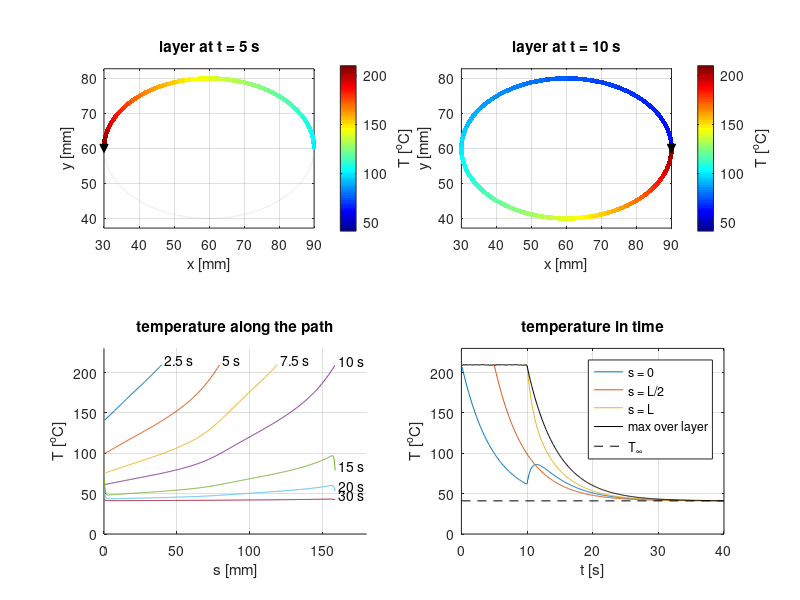
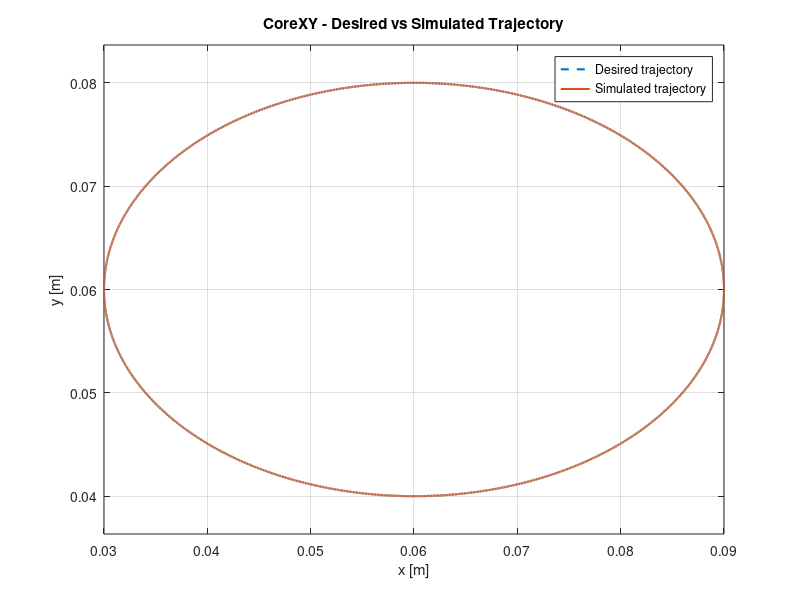
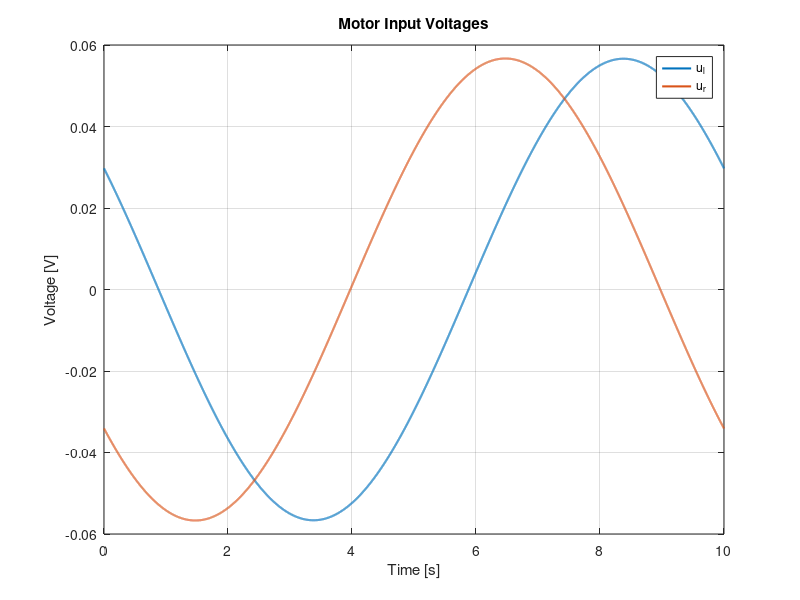
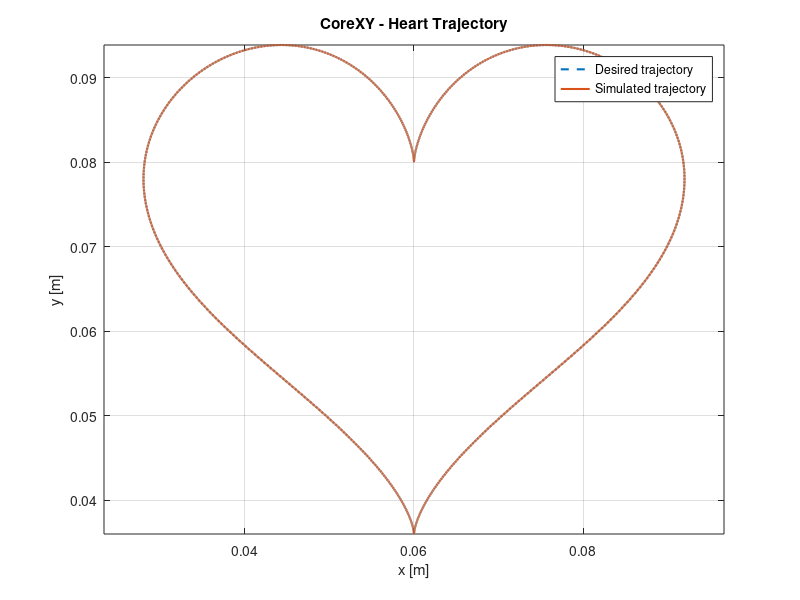

The MATLAB script that drew these images, in order: (Note: this script raises an error after producing the figures.)
%% Mini project 2026/27 - Modelling of Dynamical Systems

% Stefano Vitalini Sacconi & Giovanni Masetti

clear; clc; close all;

%% Q1.4 - DRAWING SHAPES

% Parameters
m = 0.3; % Tool head mass [kg]
rm = 0.025; % Motor pulley radius [m]
Jm = 2e-5; % Motor rotational inertia [kg*m^2]
Km = 0.05; % Motor constant [Nm/A] or [V*s/rad]
Rm = 2; % Motor resistance [Ohm]
Lm = 0.01; % Motor inductance [H]
mu_lx = 0.4; % Friction coefficient along x [Ns/m]
mu_ly = 0.5; % Friction coefficient along y [Ns/m]
mu_r = 0.02; % Rolling bearing friction coefficient [Ns/m]
Jeq = Jm + (m*rm^2)/2; % Equivalent rotational inertia
d1 = (rm^2/2)*(mu_lx + mu_ly + 6*mu_r); % Equivalent damping coefficients
d2 = (rm^2/2)*(mu_lx - mu_ly + 2*mu_r); % Equivalent damping coefficients

t_end = 10; % Total simulation time [s]
dt = 0.001; % Time step [s]
t = (0:dt:t_end)';

%% Ellipse trajectory
xc = 0.06; % Ellipse center [m]
yc = 0.06; % Ellipse center [m]
a = 0.03; % Semi-axis along x [m]
b = 0.02; % Semi-axis along y [m]
omega = 2*pi/t_end; % Angular frequency [rad/s]

% Desired position
xd = xc + a*cos(omega*t);
yd = yc + b*sin(omega*t);

% Desired velocity
xd_dot = -a*omega*sin(omega*t);
yd_dot =  b*omega*cos(omega*t);

% Desired acceleration
xd_ddot = -a*omega^2*cos(omega*t);
yd_ddot = -b*omega^2*sin(omega*t);

% Desired jerk (third derivative)
xd_dddot =  a*omega^3*sin(omega*t);
yd_dddot = -b*omega^3*cos(omega*t);

% State space matrices

A = [0  0       1          0         0       0;
    0  0       0          1         0       0;
    0  0     -d1/Jeq   -d2/Jeq    Km/Jeq    0;
    0  0     -d2/Jeq   -d1/Jeq      0     Km/Jeq;
    0  0     -Km/Lm       0      -Rm/Lm     0;
    0  0       0       -Km/Lm       0    -Rm/Lm];

B = [0       0;
    0       0;
    0       0;
    0       0;
    1/Lm    0;
    0       1/Lm];

C = [rm/2   rm/2    0  0  0  0;
    rm/2  -rm/2    0  0  0  0];

% Direct transmission matrix
D = zeros(2,2);

% Create continuous-time state-space model
sys = ss(A,B,C,D);

% Required currents
ix = (Jeq*xd_ddot + (d1+d2)*xd_dot)/(Km*rm);
iy = (Jeq*yd_ddot + (d1-d2)*yd_dot)/(Km*rm);

% Time derivatives of required currents
ix_dot = (Jeq*xd_dddot + (d1+d2)*xd_ddot)/(Km*rm);
iy_dot = (Jeq*yd_dddot + (d1-d2)*yd_ddot)/(Km*rm);

% Required voltages in the decoupled coordinates
ux = Lm*ix_dot + Rm*ix + (Km/rm)*xd_dot;
uy = Lm*iy_dot + Rm*iy + (Km/rm)*yd_dot;

% Convert to left and right motor voltages
ul = ux + uy;
ur = ux - uy;

% Input matrix for simulation
u = [ul, ur];

% Initial state:
% [theta_l, theta_r, omega_l, omega_r, i_l, i_r]
% Initial conditions consistent with desired trajectory
x0 = [(xd(1)+yd(1))/rm;
    (xd(1)-yd(1))/rm;
    (xd_dot(1)+yd_dot(1))/rm;
    (xd_dot(1)-yd_dot(1))/rm;
    ix(1)+iy(1);
    ix(1)-iy(1)];

% Simulate the continuous-time state-space model
[Y, ~, X] = lsim(sys,u,t,x0);

% Simulated tool head positions
x_sim = Y(:,1);
y_sim = Y(:,2);

% Tracking errors
error_x = xd - x_sim;
error_y = yd - y_sim;

% Maximum absolute tracking errors
max_error_x = max(abs(error_x));
max_error_y = max(abs(error_y));

fprintf('Maximum error along x: %.8e m\n', max_error_x);
fprintf('Maximum error along y: %.8e m\n', max_error_y);

%% Ellipse plots
% Desired vs simulated trajectory
figure;
plot(xd,yd,'--','LineWidth',1.5);
hold on;
plot(x_sim,y_sim,'LineWidth',1.5);
grid on;
axis equal;
xlabel('x [m]');
ylabel('y [m]');
title('CoreXY - Desired vs Simulated Trajectory');
legend('Desired trajectory','Simulated trajectory');

% Motor input voltages
figure;
plot(t,ul,'LineWidth',1.5);
hold on;
plot(t,ur,'LineWidth',1.5);
grid on;
xlabel('Time [s]');
ylabel('Voltage [V]');
title('Motor Input Voltages');
legend('u_l','u_r');

%% Heart trajectory
xc_h = 0.06;           % Horizontal reference position [m]
yc_h = 0.07;           % Vertical reference position [m]
s = 0.002;           % Scale factor [m]
omega = 2*pi/t_end;  % One complete heart in t_end seconds

% Desired position
xd_h = xc_h + s*(12*sin(omega*t) - 4*sin(3*omega*t));
yd_h = yc_h + s*(13*cos(omega*t) - 5*cos(2*omega*t) - 2*cos(3*omega*t) - cos(4*omega*t));

% Desired velocity
xd_h_dot = s*omega*(12*cos(omega*t) - 12*cos(3*omega*t));
yd_h_dot = s*omega*(-13*sin(omega*t) + 10*sin(2*omega*t) + 6*sin(3*omega*t) + 4*sin(4*omega*t));

% Desired acceleration
xd_h_ddot = s*omega^2*(-12*sin(omega*t) + 36*sin(3*omega*t));
yd_h_ddot = s*omega^2*(-13*cos(omega*t) + 20*cos(2*omega*t) + 18*cos(3*omega*t) + 16*cos(4*omega*t));

% Desired third derivative
xd_h_dddot = s*omega^3*(-12*cos(omega*t) + 108*cos(3*omega*t));
yd_h_dddot = s*omega^3*(13*sin(omega*t) - 40*sin(2*omega*t) - 54*sin(3*omega*t) - 64*sin(4*omega*t));

% Required currents
ix_h = (Jeq*xd_h_ddot + (d1+d2)*xd_h_dot)/(Km*rm);
iy_h = (Jeq*yd_h_ddot + (d1-d2)*yd_h_dot)/(Km*rm);

% Current derivatives
ix_h_dot = (Jeq*xd_h_dddot + (d1+d2)*xd_h_ddot)/(Km*rm);
iy_h_dot = (Jeq*yd_h_dddot + (d1-d2)*yd_h_ddot)/(Km*rm);

% Required voltages in decoupled coordinates
ux_h = Lm*ix_h_dot + Rm*ix_h + (Km/rm)*xd_h_dot;
uy_h = Lm*iy_h_dot + Rm*iy_h + (Km/rm)*yd_h_dot;

% Motor input voltages
ul_h = ux_h + uy_h;
ur_h = ux_h - uy_h;

% Input matrix
u_h = [ul_h, ur_h];

% Initial conditions
x0_h = [(xd_h(1)+yd_h(1))/rm;
    (xd_h(1)-yd_h(1))/rm;
    (xd_h_dot(1)+yd_h_dot(1))/rm;
    (xd_h_dot(1)-yd_h_dot(1))/rm;
    ix_h(1)+iy_h(1);
    ix_h(1)-iy_h(1)];

% Simulation
[Y_h, ~, X_h] = lsim(sys,u_h,t,x0_h);

% Simulated tool head positions
x_sim_h = Y_h(:,1);
y_sim_h = Y_h(:,2);

% Tracking errors
error_x_h = xd_h - x_sim_h;
error_y_h = yd_h - y_sim_h;

fprintf('Heart - Maximum error x: %.8e m\n', max(abs(error_x_h)));
fprintf('Heart - Maximum error y: %.8e m\n', max(abs(error_y_h)));

%% Heart plots
% Desired vs simulated trajectory
figure;
plot(xd_h,yd_h,'--','LineWidth',1.5);
hold on;
plot(x_sim_h,y_sim_h,'LineWidth',1.5);
grid on;
axis equal;
xlabel('x [m]');
ylabel('y [m]');
title('CoreXY - Heart Trajectory');
legend('Desired trajectory','Simulated trajectory');

% Motor input voltages
figure;
plot(t,ul_h,'LineWidth',1.5);
hold on;
plot(t,ur_h,'LineWidth',1.5);
grid on;
xlabel('Time [s]');
ylabel('Voltage [V]');
title('Heart - Motor Input Voltages');
legend('u_l','u_r');

%% Q1.6

% PLA and heat-exchange parameters
rho_f = 1240;       % Filament density [kg/m^3]
c_f = 1800;         % Specific heat [J/(kg*K)]
k_f = 0.13;         % Thermal conductivity [W/(m*K)]
w = 0.4e-3;         % Filament square cross-section side [m]
h_b = 100;          % Heat transfer coefficient to plate [W/(m^2*K)]
h_e = 30;           % Heat transfer coefficient to air [W/(m^2*K)]
T_print_C = 210;    % nozzle temperature [C]
T_plate_C = 60;     % Plate temperature [C]
T_air_C = 20;       % Ambient temperature [C]
T_glass_C = 60;     % PLA glass transition temperature [C]

% Discretized filament deposited along the Q1.4 ellipse
s_p = cumtrapz(t,sqrt(xd_dot.^2 + yd_dot.^2));  % Printed arc length [m]
L_fil = s_p(end);                        % Ellipse perimeter [m]
N = 400;                                 % Number of filament cells
ds = L_fil/N;                            % Cell length [m]
s_c = ((1:N)'-0.5)*ds;                   % Cell centres [m]
t_dep = interp1(s_p,t,s_c);              % Deposition times [s]
tau_cool = rho_f*c_f*w/(h_b+3*h_e);      % Cooling time constant [s]
T_inf = (h_b*T_plate_C+3*h_e*T_air_C)/(h_b+3*h_e);

% Forward Euler on the growing printed domain
t6 = 0:dt:40;
n_sv = round(0.1/dt);
t_sv = t6(1:n_sv:end);
T_sv = nan(N,length(t_sv));
T_cells = T_print_C*ones(N,1);

% Heat capacity of one cell and conductances
C_cell = rho_f*c_f*w^2*ds;      % Heat capacity of one cell [J/K]
G_cond = k_f*w^2/ds;            % Conductance between neighbouring cells [W/K]
G_b = h_b*w*ds;                 % Conductance to the plate [W/K]
G_e = 3*h_e*w*ds;               % Conductance to the air [W/K]
Phi = zeros(N+1,1);             % Heat flows between the cells [W]

for k = 1:length(t6)
    n_p = sum(t_dep<=t6(k));    % Number of cells printed so far
    if mod(k-1,n_sv)==0
        T_sv(1:n_p,(k-1)/n_sv+1) = T_cells(1:n_p);
    end
    % Heat flows between printed neighbours (Phi(i): from cell i-1 to cell i)
    Phi(2:n_p) = G_cond*(T_cells(1:n_p-1)-T_cells(2:n_p));
    if n_p < N
        Phi(1) = 0;             % insulated start of the filament
        Phi(n_p+1) = 0;         % no flow towards unprinted cells
    else                        % Ring closed: periodic boundary
        Phi(N+1) = G_cond*(T_cells(N)-T_cells(1));
        Phi(1) = Phi(N+1);
    end
    % Heat from the plate and the air, and energy balance (eq 46) of the printed cells
    Q_ext = G_b*(T_plate_C-T_cells)+G_e*(T_air_C-T_cells);
    i = 1:n_p;
    T_cells(i) = T_cells(i)+dt/C_cell*(Phi(i)-Phi(i+1)+Q_ext(i));
end


fprintf('Filament length = %.1f mm, cooling tau = %.2f s, T_inf = %.1f C\n', ...
    1e3*L_fil,tau_cool,T_inf);
fprintf('Whole layer below T_g at t = %.1f s\n', ...
    t_sv(find(t_sv>=t_end & max(T_sv)<T_glass_C,1)));
fprintf('Nearly uniform (max-min < 1 K) at t = %.1f s\n', ...
    t_sv(find(t_sv>t_end & max(T_sv)-min(T_sv)<1,1)));
j10 = round(t_end/0.1)+1;
fprintf('Start of the path: %.0f C when the ring closes, then up to %.0f C\n', ...
    T_sv(1,j10), max(T_sv(1,j10:end)));

figure('Position',[100 100 900 650]);
for panel = 1:2
    j = round(5*panel/0.1)+1;
    on = ~isnan(T_sv(:,j));
    subplot(2,2,panel);
    plot(1e3*xd,1e3*yd,':','Color',[0.7 0.7 0.7]); hold on;
    scatter(1e3*interp1(t,xd,t_dep(on)), ...
        1e3*interp1(t,yd,t_dep(on)),12,T_sv(on,j),'filled');
    plot(1e3*(xc+a*cos(omega*5*panel)), ...
        1e3*(yc+b*sin(omega*5*panel)),'kv','MarkerFaceColor','k');
    axis equal; grid on; caxis([T_inf T_print_C]); colormap(jet);
    cb = colorbar; ylabel(cb,'T [^oC]');
    xlabel('x [mm]'); ylabel('y [mm]');
    title(sprintf('layer at t = %g s',5*panel));
end

subplot(2,2,3); hold on;
for tp = [2.5 5 7.5 10 15 20 30]
    j = round(tp/0.1)+1;
    last = find(~isnan(T_sv(:,j)),1,'last');
    plot(1e3*s_c,T_sv(:,j));
    text(1e3*s_c(last)+2,T_sv(last,j)+6,sprintf('%g s',tp));
end
grid on; axis([0 180 0 230]);
xlabel('s [mm]'); ylabel('T [^oC]'); title('temperature along the path');

subplot(2,2,4);
plot(t_sv,T_sv([1 N/2 N],:),t_sv,max(T_sv),'k', ...
    [0 40],[T_inf T_inf],'k--');
grid on; axis([0 40 0 230]);
xlabel('t [s]'); ylabel('T [^oC]'); title('temperature in time');
legend('s = 0','s = L/2','s = L','max over layer','T_\infty');
print(gcf,'q1_6_filament.png','-dpng','-r300');

% Nozzle parameters
Rn = 10;             % Heater resistance [Ohm]
Ln = 0.002;          % Inductance [H]
Cn = 220e-6;         % Capacitance [F]
Ct = 10;             % Thermal capacity [J/K]
Rt = 5;              % Thermal resistance [K/W]
Te = T_air_C+273.15;
Tref = T_print_C+273.15;
Tlow = 80+273.15;            % Loading temperature [K]
unhold = sqrt(Rn*(Tref-Te)/Rt);  % Holding voltage [V]

nozzle_rhs = @(zz,un) [(zz(8)^2/Rn-(zz(7)-Te)/Rt)/Ct;
    (zz(9)-zz(8)/Rn)/Cn;
    (un-zz(8))/Ln];

%% Q3.1 Filament replacement

% 8 operating modes, continuous dynamics depend on the operating mode and the contact state, events update the mode and memory and contacts

Kp = 20;       % PD position gain [V/m]
Kd = 4;        % PD velocity gain [V*s/m]

% Desired Cartesian position and velocity from Q1.4
r_ref = [xd(:),yd(:)];
v_ref = [xd_dot(:),yd_dot(:)];

% Initial physical state: 6 motor states and 3 nozzle states
z = [x0; Tref; unhold; unhold/Rn];

q = 1;         % Initial mode = printing
t_start = 0;   % Initial simulation time

% Controller memory
mem.entry = 0;          % Entry time of the current mode
mem.progress = 0;       % Accumulated printing time
mem.replaced = false;   % Filament replacement request handled
mem.done = false;       % Printing completed

% Head-parked detector
mem.parked = 0;          % 0 is No edge, 1 is Left edge, 2 is Bottom edge, 3 is Origin

% Homing commands
mem.firstAxis = 'H';     % 'H' (or in case 'V') as the first command
mem.axis = mem.firstAxis;
mem.hold = C*z(1:6);     % Position reference for the inactive axis
mem.homeVoltage = 0.4;   % Homing voltage magnitude 

% Periodic detector observations
mem.samplePeriod = 0.1;  % Sampling period 
mem.nextSample = Inf;    % Enabled when entering Moving to Wipe

% Physical lower-stop contacts
mem.contact = false(2,1); % [left; bottom]

% Store simulation results for plots
t_sim = [];       
z_sim = [];       
mode_sim = [];   

while ~mem.done

    % FLOW MAP
    flow = @(tt,zz) printerFlow(tt,zz,q,mem,A,B,C,t,u,r_ref,v_ref,nozzle_rhs,Kp,Kd,unhold);

    % GUARD
    guard = @(tt,zz) printerGuard(tt,zz,q,mem,C,Tlow,Tref,t(end),flow);

    % Integrate continuous dynamics until the guard is reached
    [ts,zs,te,ze,ie] = ode15s(flow,[t_start 180],z,odeset('Events',guard));

    if isempty(te)
        error('Guard not reached in mode %d',q);
    end

    % INVARIANTS CHECK
    xy = (C*zs(:,1:6)')'; % convert motor angles into cartesian positions

    % print head must remain inside the 20cmx20cm workspace
    valid = all(xy(:)>=-1e-5 & xy(:)<=0.20+1e-5);

    % during the states wiping, heater off, loading and heating, the print head must remain near the wiping location
    if q>=4 && q<=7
        valid = valid && all(hypot(xy(:,1),xy(:,2))<=1e-3+1e-5);
    end

    % Temperature constraints in the corresponding modes
    if q==5
        valid = valid && all(zs(:,7)>=Tlow-1e-3);
    elseif q==6
        valid = valid && all(zs(:,7)<=Tlow+1e-3);
    elseif q==7
        valid = valid && all(zs(:,7)<=Tref+1e-3);
    end

    assert(valid,'Invariant violated');

    % Store the continuous trajectory and active discrete mode
    t_sim = [t_sim;ts];
    z_sim = [z_sim;zs];
    mode_sim = [mode_sim;q*ones(length(ts),1)];

    % JUMP MAP
    q_old = q;
    t_start = te(end);
    z = ze(end,:)';

    % Collect events occurring at the final integration time
    event_ids = unique(ie(abs(te-t_start) < 1e-8));

    % Handle physical events before a simultaneous controller event
    event_ids = [event_ids(event_ids ~= 1); event_ids(event_ids == 1)];

    for event_id = event_ids(:)'

        [z,q,mem] = printerJump(t_start,z,q,mem,C,event_id);

    end

    % Display transitions
    if ~mem.done && q ~= q_old
        fprintf('Mode %d -> %d at t = %.2f s\n',q_old,q,t_start);
    end

end

fprintf('Printing completed at t = %.2f s\n',t_start);

%% Plots
Q = ["Printing","Stop and Save","Moving to Wipe","Wiping","Heater Off","Loading Filament","Heating","Returning"];

% Discrete mode evolution
figure;
stairs(t_sim,mode_sim,'LineWidth',1.5);
yticks(1:8);
yticklabels(Q);
grid on;
xlabel('Time [s]');
ylabel('Discrete mode');
title('Hybrid System - Discrete Modes');

% Nozzle temperature
figure;
plot(t_sim,z_sim(:,7)-273.15,'LineWidth',1.5);
hold on;
yline(T_print_C,'--');
yline(Tlow-273.15,'--');
grid on;
xlabel('Time [s]');
ylabel('Temperature [C]');
title('Hybrid System - Nozzle Temperature');

xy = (C*z_sim(:,1:6)')'; % convert motor states into cartesian positions

% Print-head trajectory during filament replacing process
figure; hold on;
plot(xd,yd,'k--'); % desired trajectory
printing_xy = xy;
printing_xy(mode_sim~=1,:) = NaN;
plot(printing_xy(:,1),printing_xy(:,2),'b','LineWidth',2); % printing trajectory
travel_xy = xy;
travel_xy(~ismember(mode_sim,[2 3 8]),:) = NaN;
plot(travel_xy(:,1),travel_xy(:,2),'k:'); % travel trajectory
plot(0,0,'ko','MarkerFaceColor','k'); % wiping location
plot(mem.saved(1),mem.saved(2),'bs','MarkerFaceColor','b'); % interruption point
axis equal; grid on;
xlabel('x [m]'); ylabel('y [m]');
title('Filament Replacement');
legend('Desired trajectory','Printing','Travel','Wipe location','Interruption');

%% Q3.2 Draw a square

% 4 discrete modes, each mode controls the motor angles to reach the next vertex

square_side = 0.04;  % Square side length 

Ktheta = 2;          % Angular position gain [V/rad]
Komega = 0.2;        % Angular velocity gain [V*s/rad]

theta_tol = 1e-4;    % Angular position tolerance 
omega_tol = 1e-3;    % angular velocity tolerance 

max_side_time = 10;  % max simulation time per side 

square_modes = ["Right","Up","Left","Down"]; % Discrete modes

vertices = [0.04  0.04+square_side  0.04+square_side  0.04  0.04;
    0.04  0.04  0.04+square_side  0.04+square_side  0.04];

% convert cartesian vertices into motor angular positions
theta_vertices = [1 1;1 -1]*vertices/rm;

% Initial physical state
z_square = [theta_vertices(:,1);
    zeros(4,1);
    Tref;
    unhold;
    unhold/Rn];

q_square = 1;  
t_square = 0;  

t_square_sim = [];
z_square_sim = [];
mode_square_sim = [];

while q_square <= 4

    % FLOW MAP
    flow = @(tt,zz) squareF(tt,zz,q_square,theta_vertices,A,B,Ktheta,Komega,unhold,nozzle_rhs);

    % GUARD
    guard = @(tt,zz) squareG(tt,zz,q_square,theta_vertices,theta_tol,omega_tol);

    % Integrate continuous dynamics until the guard is reached
    [ts,zs,te,ze] = ode15s(flow,[t_square t_square+max_side_time],z_square,odeset('Events',guard,'RelTol',1e-7,'AbsTol',1e-9));

    if isempty(te)
        error('Guard not reached in mode %d',q_square);
    end

    % Store the trajectory and active mode before applying the jump
    t_square_sim = [t_square_sim; ts];
    z_square_sim = [z_square_sim; zs];
    mode_square_sim = [mode_square_sim;q_square*ones(length(ts),1)];

    % Display completed side
    fprintf('%s completed at %.3f s\n',square_modes(q_square),te(end));

    % JUMP MAP
    [z_square,q_square] = squareJ(ze(end,:)',q_square);

    % Restart integration from the event time
    t_square = te(end);

end

% Final Cartesian position
final_position = C*z_square(1:6);

% Distance from the initial vertex
closure_error = norm(final_position-vertices(:,1));

fprintf('Total square time: %.3f s\n',t_square);
fprintf('Square closure error: %.3e m\n',closure_error);

xy_square = (C*z_square_sim(:,1:6)')';

% max deviation from each side
side_error = zeros(4,1);

for k = 1:4
    side = mode_square_sim == k;

    if k == 1 || k == 3
        % horizontal sides (y is constant)
        deviation = xy_square(side,2)-vertices(2,k);
    else
        % vertical sides (x is constant
        deviation = xy_square(side,1)-vertices(1,k);
    end

    side_error(k) = max(abs(deviation));

    fprintf('max perpendicular error (%s) = %.3e m\n',square_modes(k),side_error(k));
end

% Desired and simulated square
figure;
plot(vertices(1,:),vertices(2,:),'k--','LineWidth',1.5);
hold on;
plot(xy_square(:,1),xy_square(:,2),'b','LineWidth',1.5);
axis equal;
grid on;
xlabel('x [m]');
ylabel('y [m]');
title('Square - Desired and Simulated Trajectory');
legend('Desired square','Simulated trajectory','Location','best');

% Motor angular positions
figure;
plot(t_square_sim,z_square_sim(:,1:2),'LineWidth',1.5);
grid on;
xlabel('Time [s]');
ylabel('Motor angle [rad]');
title('Square - Motor Angular Positions');
legend('\theta_l','\theta_r','Location','best');

% Discrete mode evolution
figure;
stairs(t_square_sim,mode_square_sim,'LineWidth',1.5);
yticks(1:4);
yticklabels(square_modes);
ylim([0.8 4.2]);
grid on;
xlabel('Time [s]');
ylabel('Operating mode');
title('Square - Discrete Modes');
